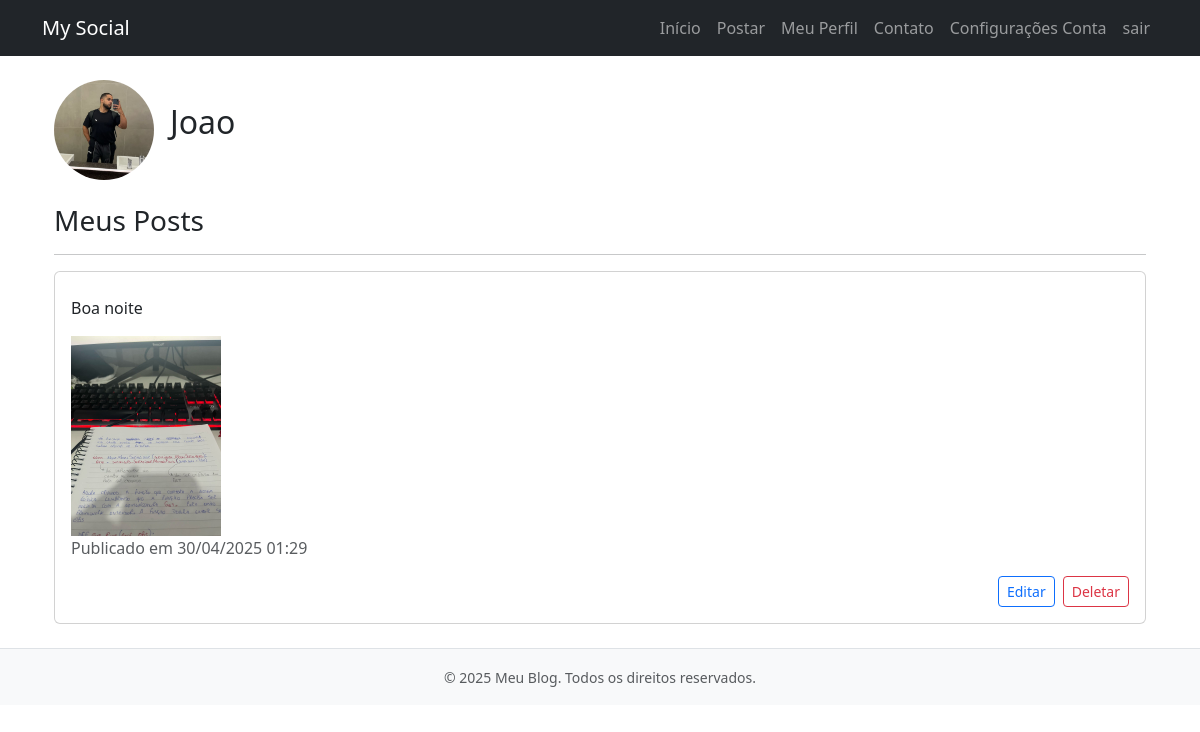
The app's page /my-perfil/ (signed in), older data.
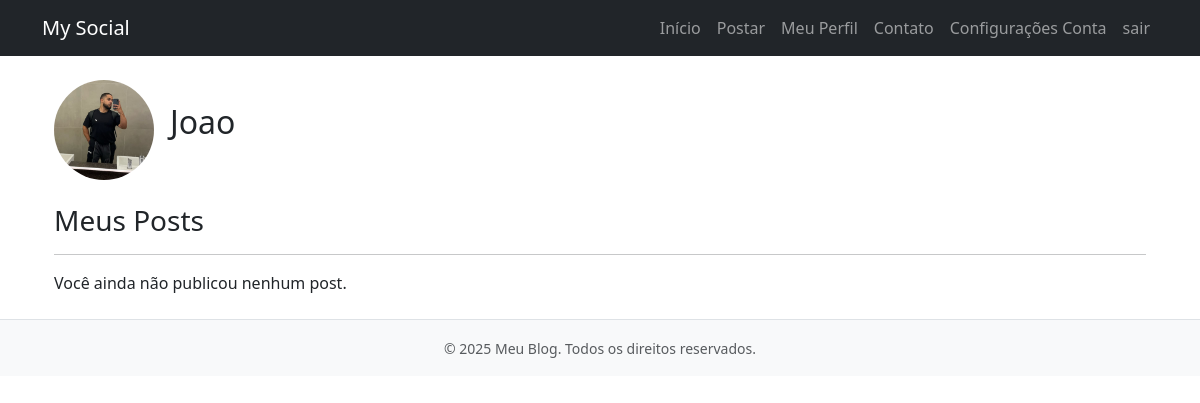
The same page, newer data.
### Social/models.py (models this page shows, shortened)
class Post(models.Model):
    author= models.ForeignKey(User, on_delete=models.CASCADE, )
    date = models.DateTimeField(auto_now=True, auto_created=True)
    text = models.TextField(max_length=2000)
    photo = models.ImageField(upload_to='media_post', null=True)

### Social/views.py (the view)
# urls.py: path('my-perfil/', perfil_view, name='my-perfil')
def perfil_view(request):
    posts = request.user.post_set.all().order_by('-date')
    return render(request, 'my_perfil.html', {'user': request.user, 'posts': posts})

### Social/templates/my_perfil.html (shortened to what this page needs)
{% extends "base.html" %}
{% block content %}
<div class="container mt-4">
    <div class="d-flex align-items-center mb-4">
        {% if user.profile.photo %}
            <img src="{{ user.profile.photo.url }}" alt="Foto de perfil" class="rounded-circle me-3" width="100" height="100">
        {% endif %}
        <div>
            <h2>{{ user.username }}</h2>
        </div>
    </div>
    <h3>Meus Posts</h3>
    <hr>
    {% for post in posts %}
        <div class="card mb-3">
            <div class="card-body">
                <p class="card-text">{{ post.text|truncatewords:30 }}</p>
                {% if post.photo %}
                    <img src="{{ post.photo.url }}" alt="Imagem do post" class="img-fluid post-image" width="150" height="150" >
                {% endif %}
                <p class="text-muted">Publicado em {{ post.date|date:"d/m/Y H:i" }}</p>
                <div class="mt-3 d-flex justify-content-end gap-2">
                    <a href="{% url 'post-edit' post.pk %}" class="btn btn-sm btn-outline-primary">Editar</a>
                    <a href="{% url 'post-delete' post.pk %}" class="btn btn-sm btn-outline-danger">Deletar</a>
                </div>
            </div>
        </div>
    {% empty %}
        <p>Você ainda não publicou nenhum post.</p>
    {% endfor %}
</div>
{% endblock %}

Row changes from the older to the newer data that the page shows:
removed Post: text "Boa noite", photo (picture), date "30/04/2025 01:29"
Text that changed along with them:
text now shown: "Você ainda não publicou nenhum post."
